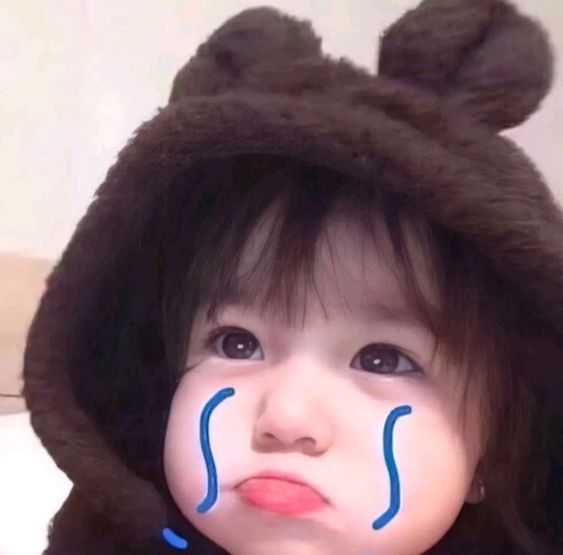
#> input picture Projet Compil/img1.jpg, 563 x 555 px
$ python inversion.py
#> lines starting #> are read from the running program, lines starting #| are printed output that depends on the picture
from PIL import Image
import numpy as np

# On charge l'image et on la transforme en tableau contenant les couleurs
image_entrée = Image.open("img1.jpg")
#> image_entrée is the input picture: PIL image 563x555 RGB; mean R, G, B 128.9, 104.7, 110.6
image = np.asarray(image_entrée)

# Partie à compléter
image_sortie = 255 - image
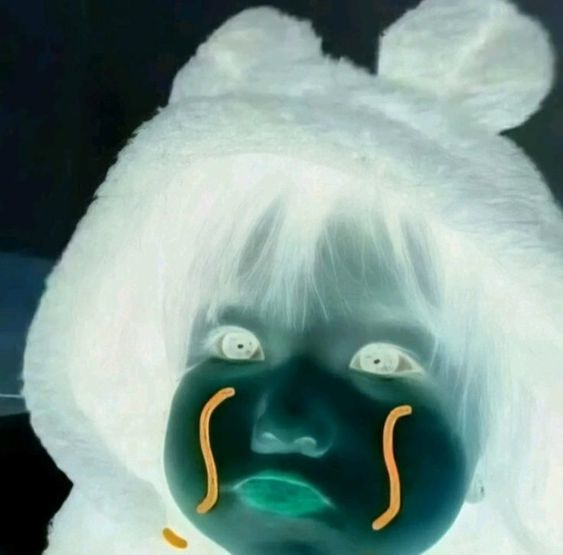
#> image_sortie: shape (555, 563, 3); mean R, G, B 126.1, 150.3, 144.4

# On sauvegarde les images pour pouvoir les afficher
Image.fromarray(image).save("image_entree.png")
Image.fromarray(image_sortie).save("image_sortie.png")
